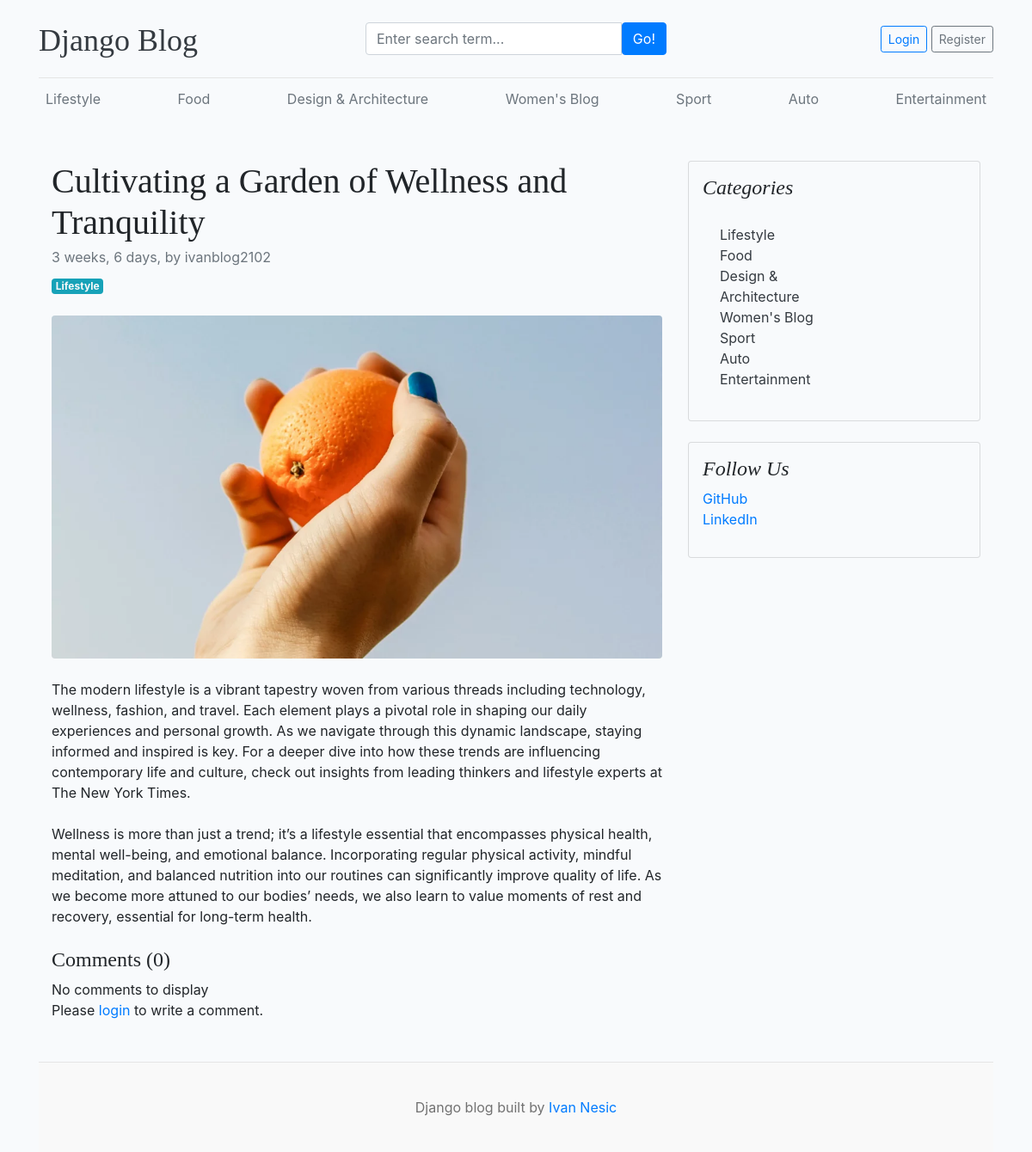
The app's page /blog/cultivating-a-garden-of-wellness-and-tranquility/ with its own data.
### blog/models.py (models this page shows, shortened)
class Category(models.Model):
    name = models.CharField(max_length=150, unique=True)
    created_at = models.DateTimeField(auto_now_add=True)
    updated_at = models.DateTimeField(auto_now=True)
    class Meta:
        verbose_name_plural = 'categories'
    def __str__(self):
        return self.name

class  BlogPost(models.Model):
    title = models.CharField(max_length=150)
    slug = models.SlugField(max_length=150, unique=True, blank=True)
    category = models.ForeignKey(Category, on_delete=models.CASCADE)
    author = models.ForeignKey(User, on_delete=models.CASCADE)
    featured_image = models.ImageField(upload_to='uploads/%Y/%m/%d')
    description = models.TextField(max_length=1000)
    blog_body = models.TextField(max_length=2000)
    status = models.CharField(max_length=30, choices=STATUS_CHOICES, default="Draft")
    is_featured = models.BooleanField(default=False)
    created_at = models.DateTimeField(auto_now_add=True)
    updated_at = models.DateTimeField(auto_now=True)

### about/models.py (models this page shows, shortened)
class SocialLinks(models.Model):
    social_networking = models.CharField(max_length=25)
    social_links = models.URLField(max_length=150)
    created_at = models.DateTimeField(auto_now_add=True)
    updated_at = models.DateTimeField(auto_now=True)
    class Meta:
        verbose_name_plural = 'Social Link'

### blog/views.py (the view, shortened to what this page needs)
# urls.py: 2. Add a URL to urlpatterns:  path('blog/', include('blog.urls'))
def blog(request, slug):
    single_blog = get_object_or_404(BlogPost, slug=slug, status='Published')
    comments = Comment.objects.filter(blog=single_blog)
    comment_count = comments.count()
    context = {
        'single_blog': single_blog,
        'comments': comments,
        'comment_count': comment_count
    }
    return render(request, 'blog.html', context)

### blog/context_processors.py (called while the page is built)
def get_categories(request):
    categories = Category.objects.all()
    return dict(categories=categories)

def get_social_links(request):
    social_links = SocialLinks.objects.all()
    return dict(social_links=social_links)

### templates/blog.html
{% extends "base.html" %}
{% block content %}
<div class="container mt-5">
    <div class="row">
        <div class="col-lg-8">
            <article>
                <header class="mb-4">
                    <h1 class="fw-bolder mb-1">{{ single_blog.title }}</h1>
                    <div class="text-muted fst-italic mb-2">{{ single_blog.created_at | timesince }}, by {{ single_blog.author }}</div>
                    <a class="badge bg-info text-decoration-none text-light" href="#!">{{ single_blog.category }}</a>
                </header>
                <figure class="mb-4"><img class="img-fluid rounded" src="{{ single_blog.featured_image.url }}" alt="..." /></figure>
                <section class="mb-5">
                    <p class="fs-5 mb-4">{{ single_blog.description }}</p>
                    <p class="fs-5 mb-4">{{ single_blog.blog_body }}</p>
                     <h4>Comments ({{ comment_count }})</h4>
                     {% if comments %}
                     {% for comment in comments %}
                     <span>
                        <small>By {{ comment.user }}</small>
                        <small>| {{comment.created_at | timesince}} ago</small>
                     </span>
                     <div class="card mt-1">
                     <div class="card-body">
                     <p class="card-text">{{ comment.message }}</p>
                     </div>
                     </div>
                     {% endfor %}
                     {% else %}
                     No comments to display
                     {% endif %}
                     <br>
                     <div class="form-group">
                        {% if user.is_authenticated %}
                        <form action="" method="POST">
                            {% csrf_token %}
                            <div class="form-group">
                                <textarea name="message" class="form-control" placeholder="Your comment..."></textarea>
                                <input type="submit" value="Submit" class="btn btn-primary mt-2">
                            </div>
                        </form>
                        {% else %}
                        <p>Please <span><a href="{% url 'login' %}">login</a></span> to write a comment.</p>
                        {% endif %}
                     </div>
                    </section>
            </article>
        </div>
        <div class="col-lg-4">
            <div class="card mb-4 p-3">
                <h4 class="font-italic">Categories</h4>
                <div class="card-body">
                    <div class="row">
                        <div class="col-sm-6">
                            <ul class="list-unstyled mb-0">
                                {% for category in categories %}
                                <li><a href="{% url 'posts_by_category' category.id %}" style="text-decoration: none;" class="text-dark">{{ category }}</a></li>
                                {% endfor %}
                            </ul>
                        </div>
                    </div>
                </div>
            </div>
            {% if social_links %}
            <div class="card mb-4 p-3">
                <h4 class="font-italic">Follow Us</h4>
                <ol class="list-unstyled">
                    {% for links in social_links %}
                    <li><a href="{{ links.social_links }}" style="text-decoration: none;" target="_blank">{{ links.social_networking }}</a></li>
                    {% endfor %}
                </ol>
            </div>
            {% endif %}
        </div>
    </div>
</div>
{% endblock  %}

### templates/base.html (shortened to what this page needs)
{% load static %}
<!DOCTYPE html>
<html lang="en">
<head>
    <link href="https://getbootstrap.com/docs/4.0/dist/css/bootstrap.min.css" rel="stylesheet">
    <link href="{% static 'css/blog.css' %}" rel="stylesheet">
    <link rel="stylesheet" href="https://cdnjs.cloudflare.com/ajax/libs/font-awesome/4.7.0/css/font-awesome.min.css">
  </head>
<body>
    <div class="container">
      <header class="blog-header py-3">
        <div class="row flex-nowrap justify-content-between align-items-center">
          <div class="col-4 pt-1">
            <a class="blog-header-logo text-dark" href="/">Django Blog</a>
          </div>
          <div class="col-4">
            <form action="{% url 'search' %}" method="GET">
              <div class="input-group">
                <input class="form-control" type="text" name="keyword" value="{{ keyword }}" placeholder="Enter search term..." aria-label="Enter search term..." aria-describedby="button-search" />
                <button type="submit" class="btn btn-primary" id="button-search" type="button">Go!</button>
            </div>
            </form>
          </div>
          <div class="col-4 d-flex justify-content-end align-items-center">
            {% if not user.is_authenticated %}
            <a class="btn btn-sm btn-outline-primary" href="{% url 'login' %}">Login</a> &nbsp;
            <a class="btn btn-sm btn-outline-secondary" href="{% url 'register' %}">Register</a>
            {% else %}
            <span><a class="text-muted btn btn-outline-dark" style="text-decoration: none;" href="{% url 'dashboard' %}">Dashboard</a></span> &emsp;
            <a class="btn btn-outline-danger" href="{% url 'logout' %}">Logout</a>
            {% endif %}
          </div>
        </div>
      </header>
      <div class="nav-scroller py-1 mb-2">
        <nav class="nav d-flex justify-content-between">
          {% for category in categories %}
          <a class="p-2 text-muted" style="text-decoration: none;" href="{% url 'posts_by_category' category.id %}">{{ category }}</a>
          {% endfor %}
        </nav>
      </div>
 {% block content %}{% endblock  %}
<footer class="blog-footer">
    <p>Django blog built by <a href="#">Ivan Nesic</a></p>
  </footer>
  </body>
  </html>

### blog_app/static/css/blog.css (style rules this page uses)
body { background-color: #F8FAFC; }
.card { background-color: #F8FAFC; }
.blog-header { border-bottom: 1px solid #e5e5e5; }
.blog-header-logo { font-family: "Playfair Display", Georgia, "Times New Roman", serif; font-size: 2.25rem; }
h1, h2, h3, h4, h5, h6 { font-family: "Playfair Display", Georgia, "Times New Roman", serif; }
.blog-footer { padding: 2.5rem 0; color: #727272; text-align: center; background-color: #f9f9f9; border-top: .05rem solid #e5e5e5; }
.blog-footer p:last-child { margin-bottom: 0; }

### records on screen
Category: name "Lifestyle"
Category: name "Food"
Category: name "Design & Architecture"
Category: name "Women's Blog"
Category: name "Sport"
Category: name "Auto"
Category: name "Entertainment"
BlogPost: title "Cultivating a Garden of Wellness and Tranquility", created_at "3 weeks, 6 days", author "ivanblog2102", category "Lifestyle", featured_image (picture), description "The modern lifestyle is a vibrant tapestry woven from various threads including technology, wellness, fashion, and travel. Each element plays a pivotal role in shaping our daily experiences and personal growth. As we navigate through this dynamic landscape, staying informed and inspired is key. For a deeper dive into how these trends are influencing contemporary life and culture, check out insights from leading thinkers and lifestyle experts at The New York Times.", blog_body "Wellness is more than just a trend; it’s a lifestyle essential that encompasses physical health, mental well-being, and emotional balance. Incorporating regular physical activity, mindful meditation, and balanced nutrition into our routines can significantly improve quality of life. As we become more attuned to our bodies’ needs, we also learn to value moments of rest and recovery, essential for long-term health."
SocialLinks: social_networking "GitHub"
SocialLinks: social_networking "LinkedIn"

### other values on screen
{{ comment_count }} "0"
